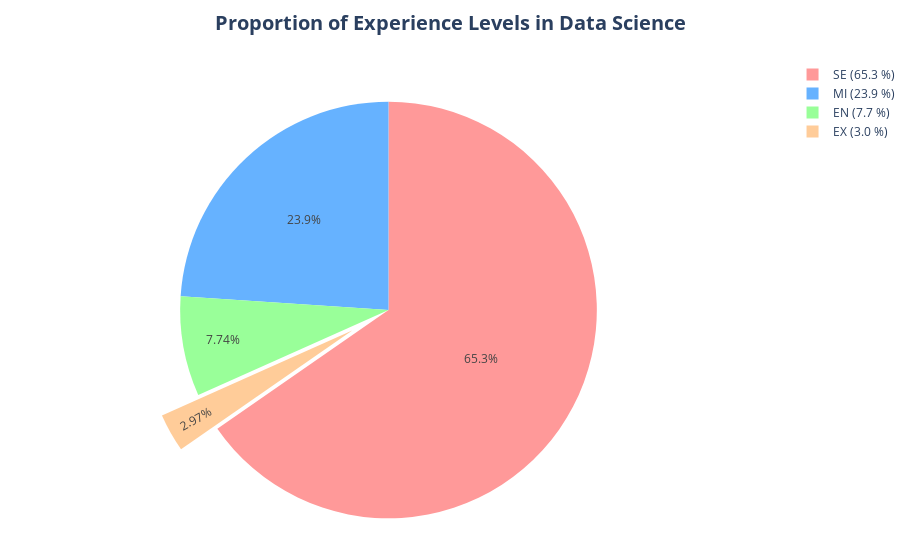

The notebook cell this image was saved under:
### Code cell
df_chart = df['experience_level'].value_counts(normalize=True) * 100
labels = [f'{c[0]} ({c[1].round(1)} %)' for c in zip(df_chart.index, df_chart.values)]
# Define the custom color palette
custom_palette = ['#FF9999', '#66B2FF', '#99FF99', '#FFCC99', '#FFD700', '#FF4500']

# Create a pie chart
fig = go.Figure(data=[go.Pie(
    labels=labels,
    values=df_chart.values,
    pull=[0] * (len(labels) - 1) + [0.2],  # Pull out the last slice
    marker=dict(colors=custom_palette),  # Custom colors
)])

# Update layout
fig.update_layout(
    title_text='<b>Proportion of Experience Levels in Data Science</b>',
    title_x=0.5,
    title_font_size=20,
    template="plotly_white",
    showlegend=True,
    margin=dict(t=60, b=0, l=0, r=0)  # Adjust margins if necessary
)

# Show the plot
fig.show()

### Figure 1 — Plotly figure (JSON) as saved in the notebook; plotly's stock layout.template omitted (floating-point values rounded to 4 significant figures)
{"data": [{"labels": ["SE (65.3 %)", "MI (23.9 %)", "EN (7.7 %)", "EX (3.0 %)"], "marker": {"colors": ["#FF9999", "#66B2FF", "#99FF99", "#FFCC99", "#FFD700", "#FF4500"]}, "pull": [0, 0, 0, 0.2], "type": "pie", "values": [65.35, 23.95, 7.737, 2.972]}], "layout": {"autosize": true, "margin": {"b": 0, "l": 0, "r": 0, "t": 60}, "showlegend": true, "title": {"font": {"size": 20}, "text": "<b>Proportion of Experience Levels in Data Science</b>", "x": 0.5}}}
